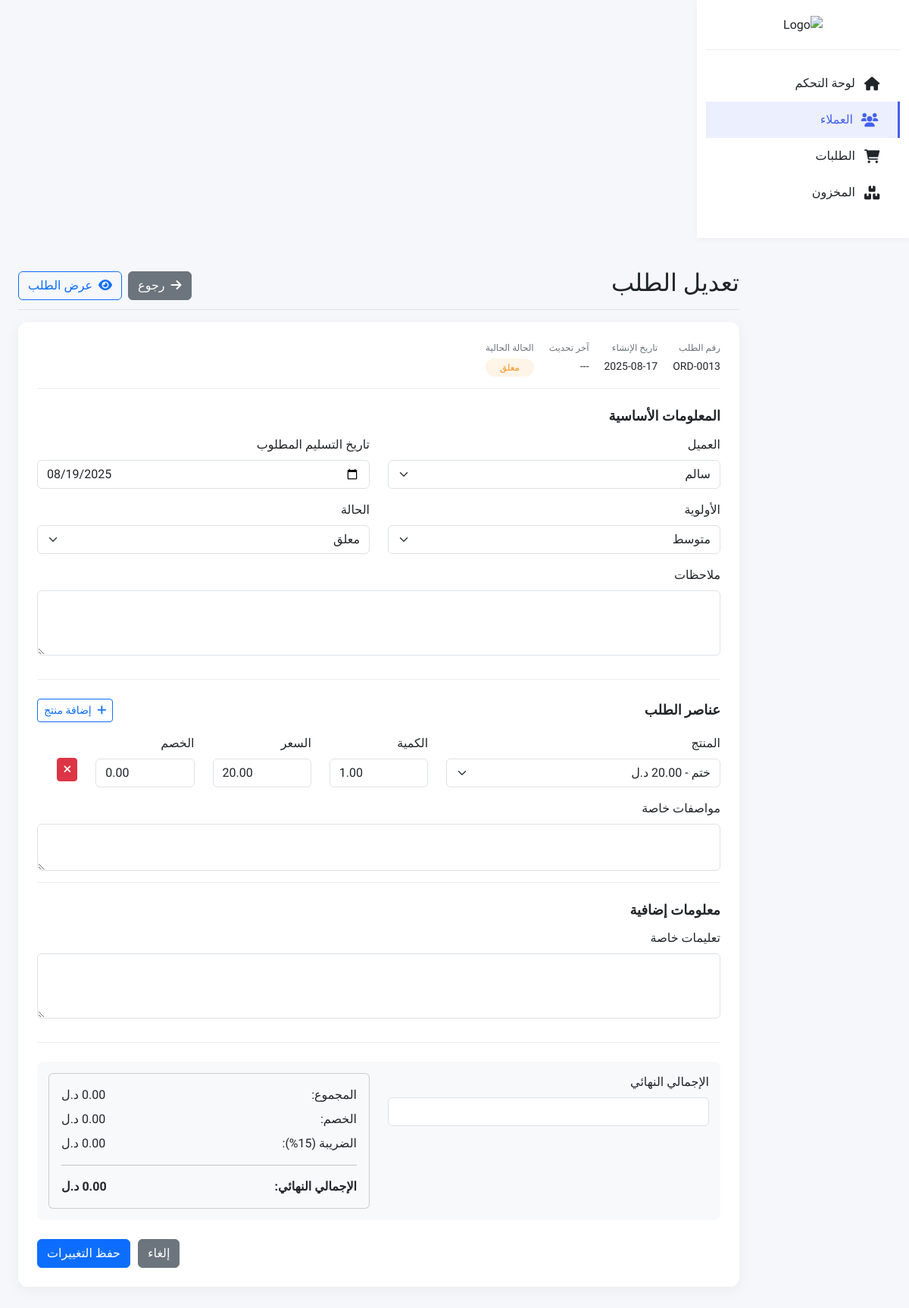
The app's page /edit_order.php?id=13 (signed in) with its own data.
### tables this page shows
CREATE TABLE `orders` (
  `order_id` int(11) NOT NULL,
  `customer_id` int(11) NOT NULL,
  `order_date` timestamp NOT NULL DEFAULT current_timestamp(),
  `required_date` date DEFAULT NULL,
  `completed_date` timestamp NULL DEFAULT NULL,
  `status` enum('pending','approved','rejected','completed','design','production','ready','delivered','cancelled') DEFAULT 'pending',
  `approved_by` int(11) DEFAULT NULL,
  `approved_at` datetime DEFAULT NULL,
  `rejection_reason` text DEFAULT NULL,
  `priority` enum('low','medium','high','urgent') DEFAULT 'medium',
  `notes` text DEFAULT NULL,
  `created_by` int(11) NOT NULL
);

CREATE TABLE `customers` (
  `customer_id` int(11) NOT NULL,
  `name` varchar(100) NOT NULL,
  `phone` varchar(20) NOT NULL,
  `email` varchar(100) DEFAULT NULL,
  `address` text DEFAULT NULL,
  `company_name` varchar(100) DEFAULT NULL,
  `tax_number` varchar(50) DEFAULT NULL,
  `is_vip` tinyint(1) DEFAULT 0,
  `notes` text DEFAULT NULL,
  `created_by` int(11) NOT NULL,
  `created_at` timestamp NOT NULL DEFAULT current_timestamp(),
  `updated_at` timestamp NULL DEFAULT NULL ON UPDATE current_timestamp(),
  `id_proof_path` varchar(255) DEFAULT NULL COMMENT 'مسار ملف إثبات الهوية',
  `document_type` enum('id','commercial_license','other') DEFAULT NULL
);

CREATE TABLE `order_items` (
  `order_item_id` int(11) NOT NULL,
  `order_id` int(11) NOT NULL,
  `item_id` int(11) NOT NULL,
  `quantity` decimal(10,2) NOT NULL,
  `unit_price` decimal(10,2) NOT NULL,
  `discount` decimal(10,2) DEFAULT 0.00,
  `specifications` text DEFAULT NULL,
  `status` enum('pending','in_progress','completed','cancelled') DEFAULT 'pending'
);

CREATE TABLE `inventory` (
  `item_id` int(11) NOT NULL,
  `name` varchar(100) NOT NULL,
  `description` text DEFAULT NULL,
  `category_id` int(11) DEFAULT 1,
  `unit` enum('piece','pack','ream','box','kg','meter') NOT NULL,
  `current_quantity` decimal(10,2) DEFAULT 0.00,
  `min_quantity` decimal(10,2) DEFAULT 5.00,
  `cost_price` decimal(10,2) DEFAULT NULL,
  `selling_price` decimal(10,2) DEFAULT NULL,
  `barcode` varchar(50) DEFAULT NULL,
  `last_updated` timestamp NULL DEFAULT NULL ON UPDATE current_timestamp(),
  `image` varchar(255) DEFAULT 'default.png'
);

### edit_order.php (the view, shortened to what the rows shown need)
<?php
require_once __DIR__ . '/includes/db.php';
require_once __DIR__ . '/includes/functions.php';
$order_id = intval($_GET['id']);
try {
    $stmt = $db->prepare("
        SELECT o.*, c.name as customer_name, c.phone as customer_phone,
               c.email as customer_email, u.username as approved_by_name
        FROM orders o
        LEFT JOIN customers c ON o.customer_id = c.customer_id
        LEFT JOIN users u ON o.approved_by = u.user_id
        WHERE o.order_id = ?
    ");
    $stmt->execute([$order_id]);
    $order = $stmt->fetch(PDO::FETCH_ASSOC);
} catch (PDOException $e) {
    $_SESSION['error_message'] = "حدث خطأ أثناء جلب بيانات الطلب: " . $e->getMessage();
    header("Location: orders.php");
    exit();
}
try {
    $stmt = $db->prepare("
        SELECT oi.*, i.name as product_name, i.selling_price as default_price
        FROM order_items oi
        LEFT JOIN items i ON oi.item_id = i.item_id
        WHERE oi.order_id = ?
    ");
    $stmt->execute([$order_id]);
    $order_items = $stmt->fetchAll(PDO::FETCH_ASSOC);
} catch (PDOException $e) {
    $_SESSION['error_message'] = "حدث خطأ أثناء جلب عناصر الطلب: " . $e->getMessage();
    header("Location: orders.php");
    exit();
}
$customers = getCustomers($db);
$products = getProducts($db);
?>
<!DOCTYPE html>
<html lang="ar" dir="rtl">
<head>
    <link rel="stylesheet" href="https://cdnjs.cloudflare.com/ajax/libs/font-awesome/6.0.0-beta3/css/all.min.css">
    <link rel="stylesheet" href="https://cdn.jsdelivr.net/npm/bootstrap@5.3.0/dist/css/bootstrap.rtl.min.css">
    <link rel="stylesheet" href="css/style.css">
</head>
<body>
    <div class="container-fluid">
        <div class="row">
            <main class="col-md-9 ms-sm-auto col-lg-10 px-md-4 py-4">
                <div class="d-flex justify-content-between flex-wrap flex-md-nowrap align-items-center pt-3 pb-2 mb-3 border-bottom">
                    <h1 class="h2">تعديل الطلب</h1>
                </div>
                <div class="content-box">
                    <div class="order-header">
                        <div class="order-info">
                            <div class="info-item">
                                <span class="info-label">رقم الطلب</span>
                                <span class="info-value">ORD-<?= str_pad($order['order_id'], 4, '0', STR_PAD_LEFT) ?></span>
                            </div>
                            <div class="info-item">
                                <span class="info-label">تاريخ الإنشاء</span>
                                <span class="info-value"><?= date('Y-m-d', strtotime($order['order_date'])) ?></span>
                            </div>
                            <div class="info-item">
                                <span class="info-label">الحالة الحالية</span>
                                <?php
                                $statusConfig = [
                                    'pending' => ['label' => 'معلق', 'class' => 'badge-pending'],
                                    'approved' => ['label' => 'تمت الموافقة', 'class' => 'badge-approved'],
                                    'design' => ['label' => 'تصميم', 'class' => 'badge-design'],
                                    'production' => ['label' => 'إنتاج', 'class' => 'badge-production'],
                                    'ready' => ['label' => 'جاهز', 'class' => 'badge-ready'],
                                    'delivered' => ['label' => 'تم التسليم', 'class' => 'badge-delivered'],
                                    'completed' => ['label' => 'مكتمل', 'class' => 'badge-completed'],
                                    'cancelled' => ['label' => 'ملغى', 'class' => 'badge-cancelled'],
                                    'rejected' => ['label' => 'مرفوض', 'class' => 'badge-rejected']
                                ];
                                ?>
                                <span class="badge <?= $statusConfig[$order['status']]['class'] ?? 'badge-secondary' ?>">
                                    <?= $statusConfig[$order['status']]['label'] ?? $order['status'] ?>
                                </span>
                            </div>
                        </div>
                    </div>
                    <form id="orderForm" method="POST">
                        <div class="form-section">
                            <div class="row">
                                <div class="col-md-6 mb-3">
                                    <label for="customer_id" class="form-label">العميل</label>
                                    <select class="form-select" id="customer_id" name="customer_id" required>
                                        <?php foreach($customers as $customer): ?>
                                        <option value="<?= $customer['customer_id'] ?>"
                                            <?= $customer['customer_id'] == $order['customer_id'] ? 'selected' : '' ?>>
                                            <?= htmlspecialchars($customer['name']) ?>
                                        </option>
                                        <?php endforeach; ?>
                                    </select>
                                </div>
                                <div class="col-md-6 mb-3">
                                    <label for="required_date" class="form-label">تاريخ التسليم المطلوب</label>
                                    <input type="date" class="form-control" id="required_date" name="required_date"
                                           value="<?= !empty($order['required_date']) ? date('Y-m-d', strtotime($order['required_date'])) : '' ?>" required>
                                </div>
                            </div>
                            <div class="row">
                                <div class="col-md-6 mb-3">
                                    <label for="priority" class="form-label">الأولوية</label>
                                    <select class="form-select" id="priority" name="priority">
                                        <option value="medium" <?= $order['priority'] == 'medium' || empty($order['priority']) ? 'selected' : '' ?>>متوسط</option>
                                    </select>
                                </div>
                                <div class="col-md-6 mb-3">
                                    <label for="status" class="form-label">الحالة</label>
                                    <select class="form-select" id="status" name="status">
                                        <option value="pending" <?= $order['status'] == 'pending' ? 'selected' : '' ?>>معلق</option>
                                    </select>
                                </div>
                            </div>
                        </div>
                        <div class="form-section">
                            <div id="orderItemsContainer">
                                <?php if(empty($order_items)): ?>
                                    <div class="order-item-row">
                                        <div class="row">
                                            <div class="col-md-5 mb-2">
                                                <label class="form-label">المنتج</label>
                                                <select class="form-select product-select" name="items[0][product_id]" required>
                                                    <option value="">اختر منتج...</option>
                                                    <?php foreach($products as $product): ?>
                                                    <option value="<?= $product['item_id'] ?>"
                                                        data-price="<?= $product['selling_price'] ?>">
                                                        <?= htmlspecialchars($product['name']) ?> - <?= number_format($product['selling_price'], 2) ?> د.ل
                                                    </option>
                                                    <?php endforeach; ?>
                                                </select>
                                            </div>
                                            <div class="col-md-2 mb-2">
                                                <label class="form-label">الكمية</label>
                                                <input type="number" class="form-control quantity" name="items[0][quantity]" value="1" min="1" required>
                                            </div>
                                            <div class="col-md-2 mb-2">
                                                <label class="form-label">السعر</label>
                                                <input type="number" class="form-control price" name="items[0][price]" step="0.01" required>
                                            </div>
                                            <div class="col-md-2 mb-2">
                                                <label class="form-label">الخصم</label>
                                                <input type="number" class="form-control discount" name="items[0][discount]" value="0" min="0" step="0.01">
                                            </div>
                                            <div class="col-md-1 d-flex align-items-end mb-2">
                                                <button type="button" class="btn btn-sm btn-danger remove-item">
                                                    <i class="fas fa-times"></i>
                                                </button>
                                            </div>
                                        </div>
                                        <div class="row mt-2">
                                            <div class="col-md-12">
                                                <label class="form-label">مواصفات خاصة</label>
                                                <textarea class="form-control specifications" name="items[0][specifications]" rows="2"></textarea>
                                            </div>
                                        </div>
                                    </div>
                                <?php else: ?>
                                    <?php foreach($order_items as $index => $item): ?>
                                    <div class="order-item-row">
                                        <div class="row">
                                            <div class="col-md-5 mb-2">
                                                <label class="form-label">المنتج</label>
                                                <select class="form-select product-select" name="items[<?= $index ?>][product_id]" required>
                                                    <?php foreach($products as $product): ?>
                                                    <option value="<?= $product['item_id'] ?>"
                                                        data-price="<?= $product['selling_price'] ?>"
                                                        <?= $product['item_id'] == $item['item_id'] ? 'selected' : '' ?>>
                                                        <?= htmlspecialchars($product['name']) ?> - <?= number_format($product['selling_price'], 2) ?> د.ل
                                                    </option>
                                                    <?php endforeach; ?>
                                                </select>
                                            </div>
                                            <div class="col-md-2 mb-2">
                                                <label class="form-label">الكمية</label>
                                                <input type="number" class="form-control quantity" name="items[<?= $index ?>][quantity]"
                                                       value="<?= $item['quantity'] ?>" min="1" required>
                                            </div>
                                            <div class="col-md-2 mb-2">
                                                <label class="form-label">السعر</label>
                                                <input type="number" class="form-control price" name="items[<?= $index ?>][price]"
                                                       value="<?= $item['unit_price'] ?>" step="0.01" required>
                                            </div>
                                            <div class="col-md-2 mb-2">
                                                <label class="form-label">الخصم</label>
                                                <input type="number" class="form-control discount" name="items[<?= $index ?>][discount]"
                                                       value="<?= $item['discount'] ?>" min="0" step="0.01">
                                            </div>
                                            <div class="col-md-1 d-flex align-items-end mb-2">
                                                <button type="button" class="btn btn-sm btn-danger remove-item">
                                                    <i class="fas fa-times"></i>
                                                </button>
                                            </div>
                                        </div>
                                        <div class="row mt-2">
                                            <div class="col-md-12">
                                                <label class="form-label">مواصفات خاصة</label>
                                                <textarea class="form-control specifications" name="items[<?= $index ?>][specifications]" rows="2"><?= htmlspecialchars($item['specifications'] ?? '') ?></textarea>
                                            </div>
                                        </div>
                                    </div>
                                    <?php endforeach; ?>
                                <?php endif; ?>
                            </div>
                        </div>
                    </form>
                </div>
            </main>
        </div>
    </div>
</body>
</html>

### records on screen
orders: order_id "0013", order_date "2025-08-17", status "معلق", customer_id "سالم", required_date "08/19/2025", priority "متوسط"
order_items: item.name "ختم - 20.00 د.ل", quantity "1.00", unit_price "20.00", discount "0.00"
